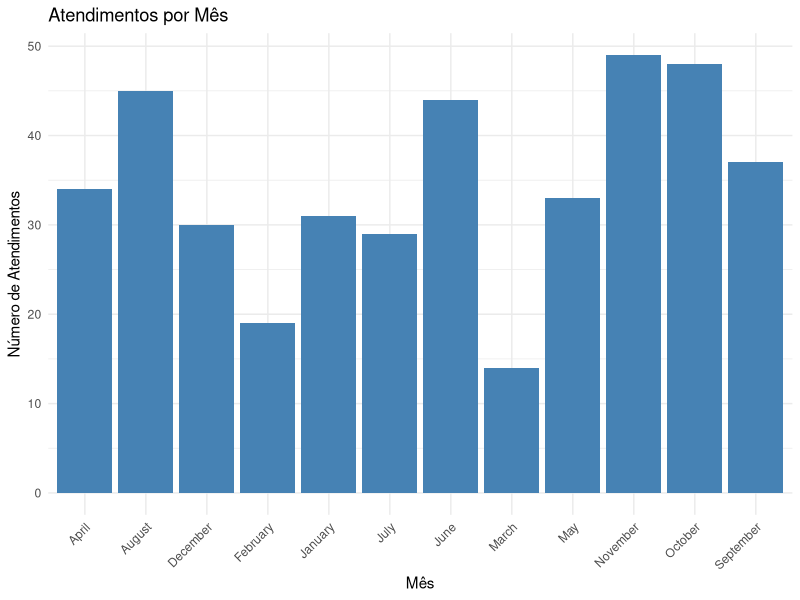

The R source for this figure:
## ---- chunk 1
#| label: load-data
#| echo: true
#| message: false

# Exemplo: carregando dados
# library(DBI)
# con <- dbConnect(RSQLite::SQLite(), "database/siam.sqlite")
# dados <- dbGetQuery(con, "SELECT * FROM cadastro LIMIT 100")
# dbDisconnect(con)

# Por enquanto, dados de exemplo
dados_exemplo <- data.frame(
  mes = month.name[1:12],
  atendimentos = sample(10:50, 12)
)
## ---- chunk 2
#| label: fig-atendimentos
#| fig-cap: "Distribuição de atendimentos mensais"

library(ggplot2)

ggplot(dados_exemplo, aes(x = mes, y = atendimentos)) +
  geom_col(fill = "steelblue") +
  theme_minimal() +
  labs(
    x = "Mês",
    y = "Número de Atendimentos",
    title = "Atendimentos por Mês"
  ) +
  theme(axis.text.x = element_text(angle = 45, hjust = 1))
## ---- chunk 3
#| label: tbl-stats
#| tbl-cap: "Estatísticas resumidas dos atendimentos"

library(knitr)

# Criar data frame com estatísticas
stats_df <- data.frame(
  Estatística = c("Mínimo", "1º Quartil", "Mediana", "Média", "3º Quartil", "Máximo"),
  Valor = as.numeric(summary(dados_exemplo$atendimentos))
)

kable(stats_df, digits = 2)
